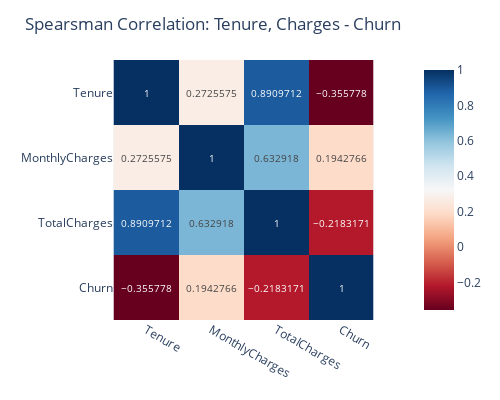

The notebook cell this image was saved under:
### Markdown cell above
### Univariate Feature Selection

### Code cell
excluded = ['Tenure','MonthlyCharges','TotalCharges']
df_nr = x_train[excluded]
df_nr = x_train[excluded].assign(Churn=y_train)
corr_matrix = df_nr.corr(method='spearman') # Tenure - ordinal variable
fig = px.imshow(corr_matrix, color_continuous_scale="RdBu",text_auto=True) # Plot the correlation matrix as a heatmap
fig.update_layout(title="Spearsman Correlation: Tenure, Charges - Churn",width=500,height=400)
fig.show()
#https://anyi-guo.medium.com/correlation-pearson-vs-spearman-c15e581c12ce
# Churn: Tenure, MonthlyCharges and TotalCharges

### Figure 1 — Plotly figure (JSON) as saved in the notebook; plotly's stock layout.template omitted (floating-point values rounded to 4 significant figures)
{"data": [{"coloraxis": "coloraxis", "hovertemplate": "x: %{x}<br>y: %{y}<br>color: %{z}<extra></extra>", "name": "0", "texttemplate": "%{z}", "type": "heatmap", "x": ["Tenure", "MonthlyCharges", "TotalCharges", "Churn"], "xaxis": "x", "y": ["Tenure", "MonthlyCharges", "TotalCharges", "Churn"], "yaxis": "y", "z": [[1, 0.2726, 0.891, -0.3558], [0.2726, 1, 0.6329, 0.1943], [0.891, 0.6329, 1, -0.2183], [-0.3558, 0.1943, -0.2183, 1]]}], "layout": {"coloraxis": {"colorscale": [[0, "rgb(103,0,31)"], [0.1, "rgb(178,24,43)"], [0.2, "rgb(214,96,77)"], [0.3, "rgb(244,165,130)"], [0.4, "rgb(253,219,199)"], [0.5, "rgb(247,247,247)"], [0.6, "rgb(209,229,240)"], [0.7, "rgb(146,197,222)"], [0.8, "rgb(67,147,195)"], [0.9, "rgb(33,102,172)"], [1, "rgb(5,48,97)"]]}, "height": 400, "margin": {"t": 60}, "title": {"text": "Spearsman Correlation: Tenure, Charges - Churn"}, "width": 500, "xaxis": {"anchor": "y", "constrain": "domain", "domain": [0, 1], "scaleanchor": "y"}, "yaxis": {"anchor": "x", "autorange": "reversed", "constrain": "domain", "domain": [0, 1]}}}
